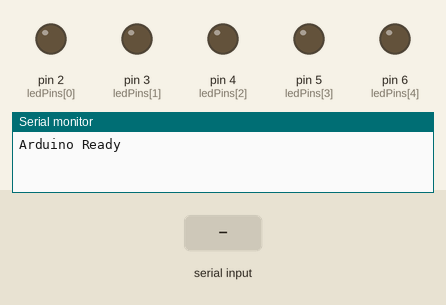
This sketch was run on a simulated Arduino Uno, built with avr-gcc and run on an emulated ATmega328P. Shown: output pins drawn as LEDs (lit = HIGH), the last lines printed to the serial monitor. The test bench sets the inputs (shaded band).

Above: at 1.2 s.
1.3 s: "90,45\n" received over Serial
At 1.8 s:
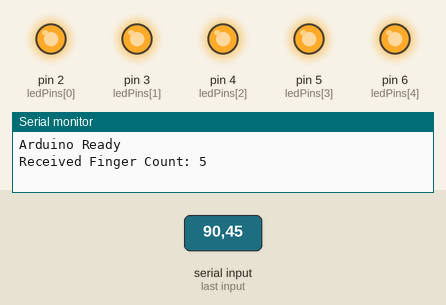
Timing chart, 0 to 4.3 s (numbered marks = the images above; inputs shaded):
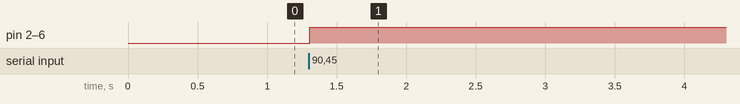

The sketch:

control_DA.ino
```cpp
// Finger Count LED Control using Arduino UNO
// Receives finger count (0 to 5) from Python over Serial

const int ledPins[5] = {2, 3, 4, 5, 6};  // LEDs connected to these pins

String inputString = "";
int fingerCount = 0;

void setup() {
  Serial.begin(9600);

  // Set LED pins as OUTPUT
  for (int i = 0; i < 5; i++) {
    pinMode(ledPins[i], OUTPUT);
    digitalWrite(ledPins[i], LOW);
  }

  Serial.println("Arduino Ready");
}

void loop() {
  // Check if serial data is available
  if (Serial.available() > 0) {
    inputString = Serial.readStringUntil('\n');  // Read until newline
    inputString.trim(); // Remove spaces/newline

    if (inputString.length() > 0) {
      fingerCount = inputString.toInt();

      // Safety limit
      if (fingerCount < 0) fingerCount = 0;
      if (fingerCount > 5) fingerCount = 5;

      // Control LEDs based on finger count
      for (int i = 0; i < 5; i++) {
        if (i < fingerCount) {
          digitalWrite(ledPins[i], HIGH);
        } else {
          digitalWrite(ledPins[i], LOW);
        }
      }

      // Debug output
      Serial.print("Received Finger Count: ");
      Serial.println(fingerCount);
    }
  }
}
```

Measured:
- after the input at 1.3 s, pin 2 (ledPins[0]), pin 3 (ledPins[1]), pin 4 (ledPins[2]), pin 5 (ledPins[3]), pin 6 (ledPins[4]): LOW → HIGH at once
